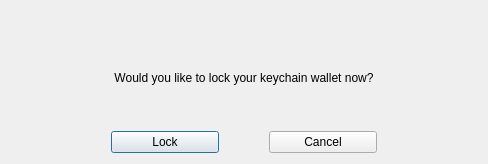
<?xml version="1.0" encoding="UTF-8"?>
<ui version="4.0">
 <class>LockDialog</class>
 <widget class="QDialog" name="LockDialog">
  <property name="geometry">
   <rect>
    <x>0</x>
    <y>0</y>
    <width>488</width>
    <height>164</height>
   </rect>
  </property>
  <property name="sizePolicy">
   <sizepolicy hsizetype="Expanding" vsizetype="Expanding">
    <horstretch>0</horstretch>
    <verstretch>0</verstretch>
   </sizepolicy>
  </property>
  <property name="windowTitle">
   <string>Transaction Details</string>
  </property>
  <layout class="QVBoxLayout" name="verticalLayout" stretch="0,0">
   <property name="topMargin">
    <number>30</number>
   </property>
   <item>
    <layout class="QHBoxLayout" name="horizontalLayout" stretch="0">
     <property name="leftMargin">
      <number>20</number>
     </property>
     <property name="rightMargin">
      <number>20</number>
     </property>
     <item>
      <widget class="QLabel" name="label">
       <property name="lineWidth">
        <number>3</number>
       </property>
       <property name="text">
        <string>Would you like to lock your keychain wallet now?</string>
       </property>
       <property name="alignment">
        <set>Qt::AlignCenter</set>
       </property>
       <property name="wordWrap">
        <bool>true</bool>
       </property>
      </widget>
     </item>
    </layout>
   </item>
   <item>
    <layout class="QHBoxLayout" name="horizontalLayout_5">
     <property name="spacing">
      <number>50</number>
     </property>
     <property name="leftMargin">
      <number>100</number>
     </property>
     <property name="rightMargin">
      <number>100</number>
     </property>
     <item>
      <widget class="QPushButton" name="btnOK">
       <property name="text">
        <string>Lock</string>
       </property>
      </widget>
     </item>
     <item>
      <widget class="QPushButton" name="btnCancel">
       <property name="text">
        <string>Cancel</string>
       </property>
      </widget>
     </item>
    </layout>
   </item>
  </layout>
 </widget>
 <resources/>
 <connections/>
</ui>
